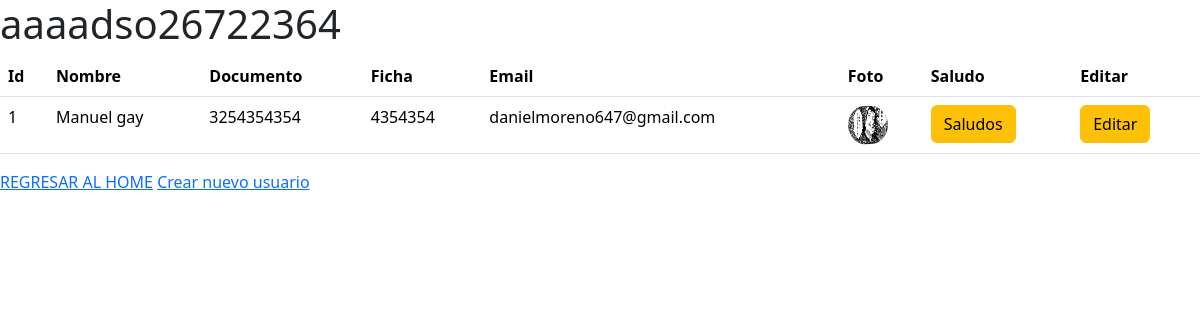
/usuarios/lista1/, run on the app's committed database.
### usuarios/models.py (models this page shows, shortened)
class Usuario(models.Model):
    genero=(
        ("M","MASCULINO"),
        ("F","FEMENINO"),
        ("O","OTRO")
    )
    nombre = models.CharField(max_length=50)
    documento = models.IntegerField()
    ficha = models.IntegerField()
    programa = models.CharField(max_length=100)
    email = models.EmailField(max_length=200,default="")
    genero = models.CharField(choices=genero, max_length=100)
    photo = models.ImageField(upload_to="fotos/")

### usuarios/views.py (the view)
# urls.py: path('lista1/',views.UsuarioViews.usuariolista,name='usuario_lista'),
    def usuariolista(request):
        get_usuarios =Usuario.objects.all()
        data={
            "get_usuarios": get_usuarios
        }
        return render(request,'usuariolista.html',data)

### templates/usuariolista.html (shortened to what this page needs)
{% load static %}
<!DOCTYPE html>
<html lang="en">
<head>
    <link rel="stylesheet" href="{% static 'css/bootstrap.min.css' %}" type="text/css">
</head>
<body>
    <h1>aaaadso26722364</h1>
    <table class="table">
        <thead>
          <tr>
            <th scope="col">Id</th>
            <th scope="col">Nombre</th>
            <th scope="col">Documento</th>
            <th scope="col">Ficha</th>
            <th scope="col">Email</th>
            <th scope="col">Foto</th>
            <th scope="col">Saludo</th>
            <th scope="col">Editar</th>
          </tr>
        </thead>
        <tbody>
          <tr>
            {% for usr in get_usuarios%}
            <td>{{usr.id}}</td>
            <td>{{usr.nombre}}</td>
            <td>{{usr.documento}}</td>
            <td>{{usr.ficha}}</td>
            <td>{{usr.email}}</td>
            <td><img src="{{usr.photo.url}}" width="40" height="40" style="border-radius:50px"></td>
            <td><a type="subimt" class="btn btn-warning"href={% url 'saludousuario' usr.id %} >Saludos </a></td>
            <td><a type="subimt" class="btn btn-warning"href={% url 'editarusr' usr.id %} >Editar </a></td>
          </tr>
          {% endfor %}
        </tbody>
      </table>
      <a href="{% url 'home' %}">REGRESAR AL HOME</a>
      <a href="{% url 'nuevo_usua' %}">Crear nuevo usuario</a>
</body>
</html>

### data on the page
Usuario: id "1", nombre "Manuel gay", documento "3254354354", ficha "4354354", email "danielmoreno647@gmail.com", photo (picture)
